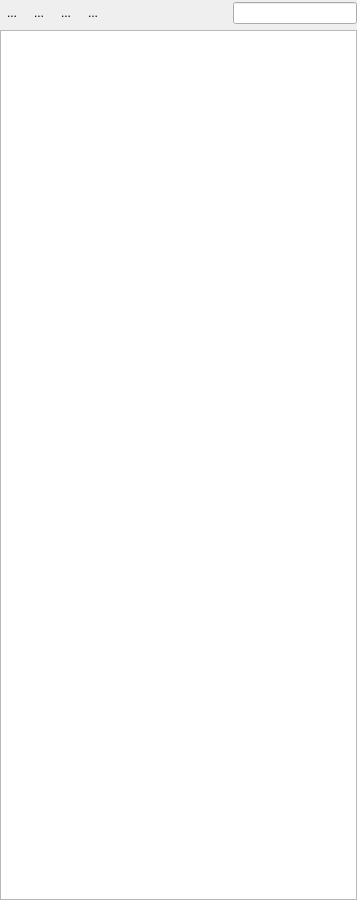
<?xml version="1.0" encoding="UTF-8"?>
<ui version="4.0">
 <class>LayoutPanelDockWidgetBase</class>
 <widget class="QDockWidget" name="LayoutPanelDockWidgetBase">
  <property name="geometry">
   <rect>
    <x>0</x>
    <y>0</y>
    <width>357</width>
    <height>900</height>
   </rect>
  </property>
  <property name="minimumSize">
   <size>
    <width>20</width>
    <height>50</height>
   </size>
  </property>
  <property name="windowTitle">
   <string>Layouts</string>
  </property>
  <widget class="QWidget" name="dockWidgetContents">
   <layout class="QVBoxLayout" name="verticalLayout">
    <property name="leftMargin">
     <number>0</number>
    </property>
    <property name="topMargin">
     <number>0</number>
    </property>
    <property name="rightMargin">
     <number>0</number>
    </property>
    <property name="bottomMargin">
     <number>0</number>
    </property>
    <item>
     <layout class="QHBoxLayout" name="horizontalLayout">
      <property name="spacing">
       <number>3</number>
      </property>
      <property name="topMargin">
       <number>2</number>
      </property>
      <property name="bottomMargin">
       <number>0</number>
      </property>
      <item>
       <widget class="QToolButton" name="pbCreateLayout">
        <property name="toolTip">
         <string>Create Layout</string>
        </property>
        <property name="text">
         <string>...</string>
        </property>
        <property name="autoRaise">
         <bool>true</bool>
        </property>
       </widget>
      </item>
      <item>
       <widget class="QToolButton" name="tbTemplateMenu">
        <property name="contextMenuPolicy">
         <enum>Qt::DefaultContextMenu</enum>
        </property>
        <property name="toolTip">
         <string>Create Layout from Template</string>
        </property>
        <property name="text">
         <string>...</string>
        </property>
        <property name="popupMode">
         <enum>QToolButton::InstantPopup</enum>
        </property>
        <property name="autoRaise">
         <bool>true</bool>
        </property>
       </widget>
      </item>
      <item>
       <widget class="QToolButton" name="pbDeleteLayout">
        <property name="toolTip">
         <string>Remove Layout</string>
        </property>
        <property name="text">
         <string>...</string>
        </property>
        <property name="autoRaise">
         <bool>true</bool>
        </property>
       </widget>
      </item>
      <item>
       <widget class="QToolButton" name="tbShowExtents">
        <property name="toolTip">
         <string>Show Layout Map Extents (click an extent to open its layout, drag its center to move it)</string>
        </property>
        <property name="text">
         <string>...</string>
        </property>
        <property name="checkable">
         <bool>true</bool>
        </property>
        <property name="autoRaise">
         <bool>true</bool>
        </property>
       </widget>
      </item>
      <item>
       <spacer name="horizontalSpacer">
        <property name="orientation">
         <enum>Qt::Horizontal</enum>
        </property>
        <property name="sizeHint" stdset="0">
         <size>
          <width>40</width>
          <height>20</height>
         </size>
        </property>
       </spacer>
      </item>
      <item>
       <widget class="QgsFilterLineEdit" name="mLineEdit">
        <property name="toolTip">
         <string>Search Layout</string>
        </property>
        <property name="autoFillBackground">
         <bool>false</bool>
        </property>
        <property name="styleSheet">
         <string notr="true">border-color: rgb(255, 0, 0);</string>
        </property>
        <property name="showSearchIcon" stdset="0">
         <bool>true</bool>
        </property>
        <property name="qgisRelation" stdset="0">
         <string notr="true"/>
        </property>
       </widget>
      </item>
     </layout>
    </item>
    <item>
     <widget class="QListWidget" name="listWidget">
      <property name="focusPolicy">
       <enum>Qt::StrongFocus</enum>
      </property>
      <property name="styleSheet">
       <string notr="true"/>
      </property>
      <property name="editTriggers">
       <set>QAbstractItemView::EditKeyPressed</set>
      </property>
      <property name="tabKeyNavigation">
       <bool>true</bool>
      </property>
      <property name="showDropIndicator" stdset="0">
       <bool>false</bool>
      </property>
      <property name="selectionMode">
       <enum>QAbstractItemView::ExtendedSelection</enum>
      </property>
      <property name="viewMode">
       <enum>QListView::ListMode</enum>
      </property>
      <property name="sortingEnabled">
       <bool>true</bool>
      </property>
     </widget>
    </item>
   </layout>
  </widget>
 </widget>
 <customwidgets>
  <customwidget>
   <class>QgsFilterLineEdit</class>
   <extends>QLineEdit</extends>
   <header>qgsfilterlineedit.h</header>
  </customwidget>
 </customwidgets>
 <connections/>
</ui>
